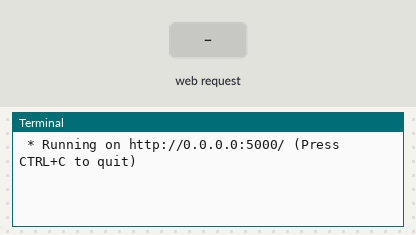
Recording of a program running on a simulated Raspberry Pi (BCM pin numbers). Parts: the last lines printed to the terminal. Inputs (shaded band) come from the test bench. The camera gives no picture and a still takes 0.5 s; the clock reads 2024-03-15 10:24:30 at power-on unless the program sets it.

Above: at 1.2 s.
1.3 s: HTTP request for / received
At 2.0 s:
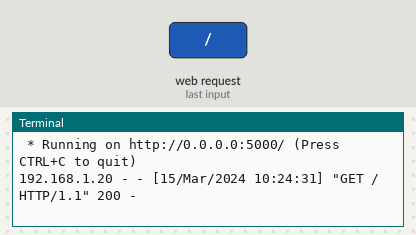
2.8 s: HTTP request for /image received
At 3.7 s:
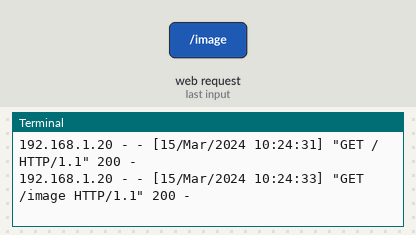

The program:

camera.py
```python
import io
import picamera
from flask import Flask, Response, send_file
from PIL import Image

app = Flask(__name__)

def capture_image():
    """Capture an image using Raspberry Pi camera."""
    # Create a stream to store the image
    stream = io.BytesIO()

    # Initialize the camera
    with picamera.PiCamera() as camera:
        # Optional: configure camera settings
        camera.resolution = (1920, 1080)
        camera.brightness = 50

        # Capture the image to the stream
        camera.capture(stream, format='jpeg')

    # Reset the stream's position to the beginning
    stream.seek(0)
    return stream

@app.route('/')
def home():
    """Render a simple HTML page with the image."""
    return '''
    <html>
        <body>
            <h1>Raspberry Pi Camera Server</h1>
            <img src="/image" alt="Raspberry Pi Camera">
        </body>
    </html>
    '''

@app.route('/image')
def image():
    """Serve the captured image."""
    # Capture the image
    image_stream = capture_image()

    # Send the image as a file response
    return send_file(image_stream,
                     mimetype='image/jpeg',
                     as_attachment=False)

@app.route('/image.jpg')
def image_stream():
    """Stream the image directly."""
    def generate():
        stream = capture_image()
        yield stream.getvalue()

    return Response(generate(), mimetype='image/jpeg')

if __name__ == '__main__':
    # Run the server on all available interfaces
    # Use port 5000 by default
    app.run(host='0.0.0.0', port=5000, debug=True)
```

Measured:
- after the input at 1.3 s, the terminal: prints a new line at once (image 1)
- after the input at 2.8 s, the terminal: prints a new line after 0.51 s (image 2)
